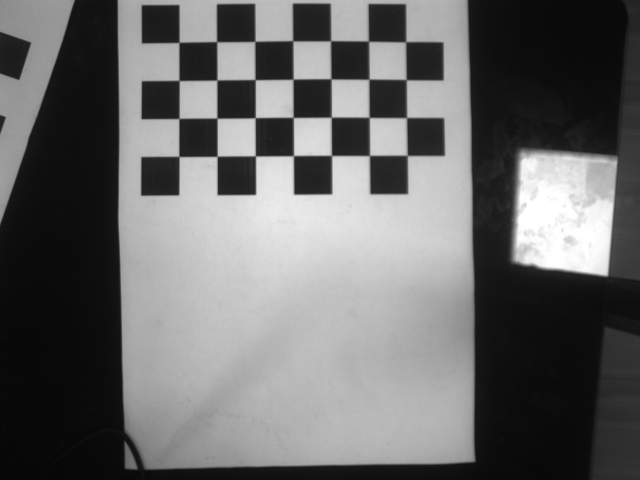
#> input picture Images/0.png, 640 x 480 px
$ python worldToPixelTest.py
#> lines starting #> are read from the running program, lines starting #| are printed output that depends on the picture
# worldToPixelTest.py

import logging
import cv2
import numpy as np
import copy

logging.basicConfig(level=logging.DEBUG, format='%(asctime)-15s %(levelname)s \t%(message)s')

def draw_crosshair(image, center, width, color):
    cv2.line(image, (center[0] - width//2, center[1]), (center[0] + width//2, center[1]), color, 2)
    cv2.line(image, (center[0], center[1] - width//2), (center[0], center[1] + width//2), color, 2)

image_filepath = "./Images/0.png"
features_mm_to_pixels_dict =  {(0., 0.): (178.97382,  42.35252, ),
                              (132.,   0.): (405.64944,  41.79083),
                              (132.,  66.): (407.20145, 155.39421),
                              (0., 66.): (178.95978, 156.45543)}
A = np.zeros((2 * len(features_mm_to_pixels_dict), 6), dtype=float)
b = np.zeros((2 * len(features_mm_to_pixels_dict), 1), dtype=float)
index = 0

for XY, xy in features_mm_to_pixels_dict.items():
    X = XY[0]
    Y = XY[1]
    x = xy[0]
    y = xy[1]
    A[2 * index, 0] = x
    A[2 * index, 1] = y
    A[2 * index, 2] = 1
    A[2 * index + 1, 3] = x
    A[2 * index + 1, 4] = y
    A[2 * index + 1, 5] = 1
    b[2 * index, 0] = X
    b[2 * index + 1, 0] = Y
    index += 1
# A @ x = b
x, residuals, rank, singular_values = np.linalg.lstsq(A, b, rcond=None)

pixels_to_mm_transformation_mtx = np.array([[x[0, 0], x[1, 0], x[2, 0]], [x[3, 0], x[4, 0], x[5, 0]], [0, 0, 1]])
logging.debug("main(): pixels_to_mm_transformation_mtx = \n{}".format(pixels_to_mm_transformation_mtx))

mm_to_pixels_transformation_mtx = np.linalg.inv(pixels_to_mm_transformation_mtx)

test_XY_2 = (132, 66, 1) # Nhap toa do test
test_xy_2 = mm_to_pixels_transformation_mtx @ test_XY_2
image = cv2.imread(image_filepath)
#> image is the input picture: shape (480, 640, 3); min 6, max 255, mean 104.9
annotated_img = copy.deepcopy(image)
draw_crosshair(annotated_img, (round(test_xy_2[0]), round(test_xy_2[1])), 60, (0, 0, 255))
#> in draw_crosshair, `cv2.line(image, (center[0], center[1] - width//2), (center[0], center[..`:
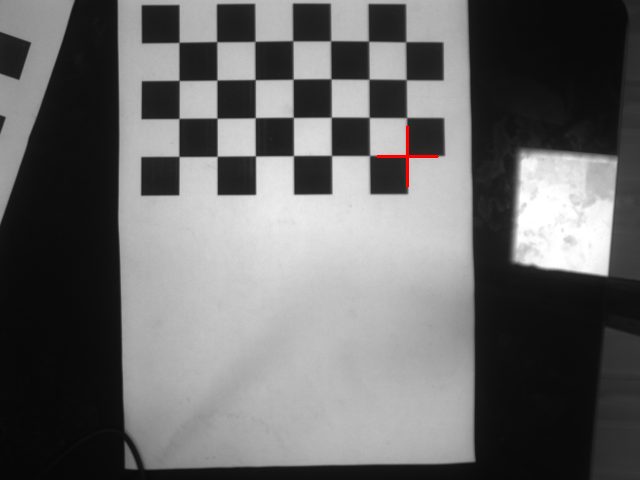
#> image: shape (480, 640, 3); mean B, G, R 104.8, 104.8, 105.1
cv2.imwrite("./outputs/annotated2.png", annotated_img)

$ run again, with Images/1.png copied over Images/0.png
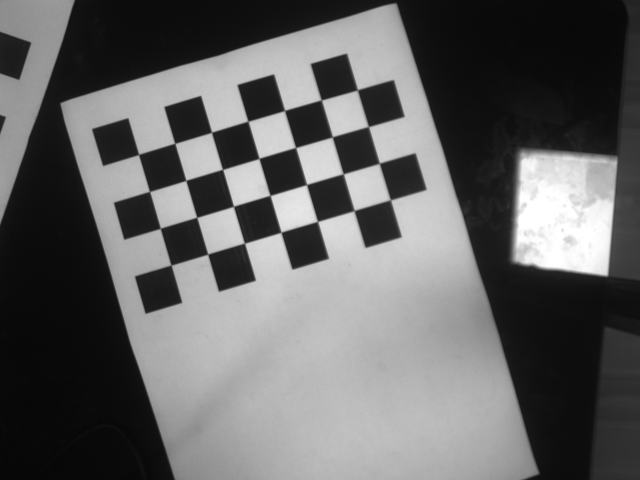
#> input picture Images/1.png, 640 x 480 px
#> image is the input picture: shape (480, 640, 3); min 6, max 255, mean 99.7
#> in draw_crosshair, `cv2.line(image, (center[0], center[1] - width//2), (center[0], center[..`:
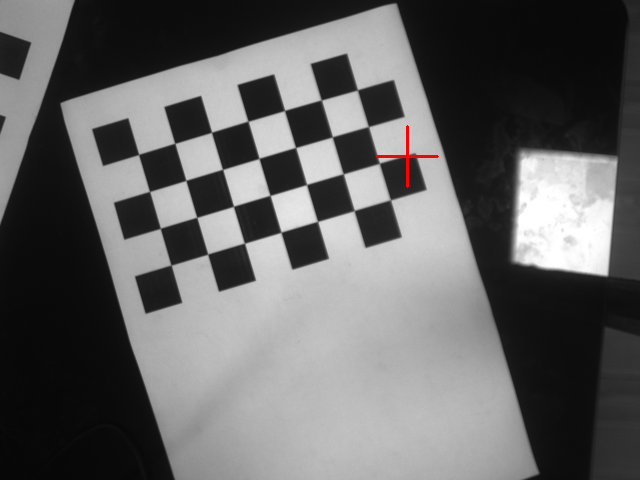
#> image: shape (480, 640, 3); mean B, G, R 99.6, 99.6, 99.9

$ run again, with Images/10.png copied over Images/0.png
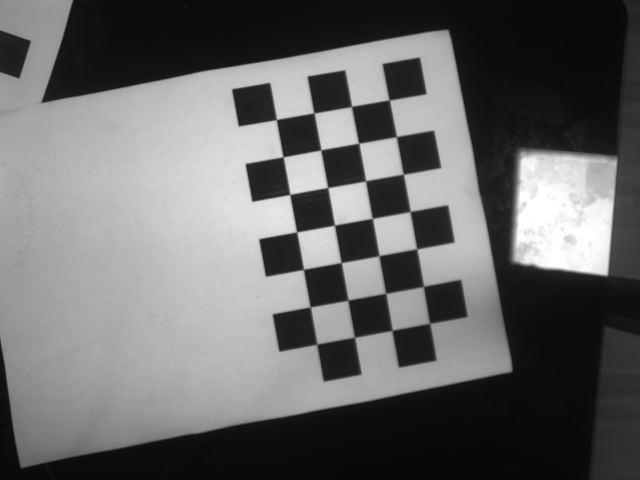
#> input picture Images/10.png, 640 x 480 px
#> image is the input picture: shape (480, 640, 3); min 6, max 255, mean 104.3
#> in draw_crosshair, `cv2.line(image, (center[0], center[1] - width//2), (center[0], center[..`:
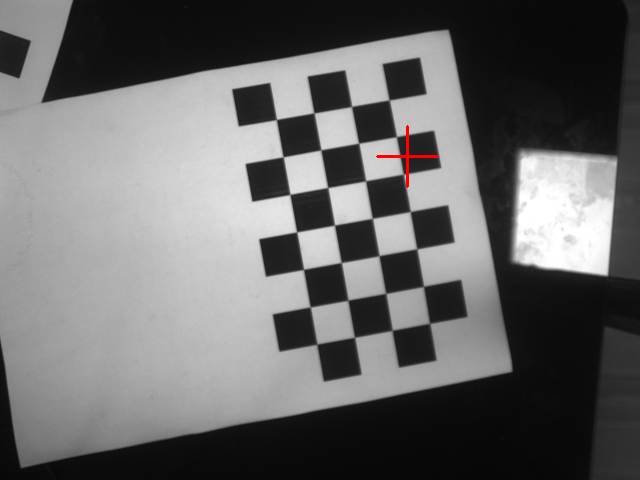
#> image: shape (480, 640, 3); mean B, G, R 104.2, 104.2, 104.5

$ run again, with Images/11.png copied over Images/0.png
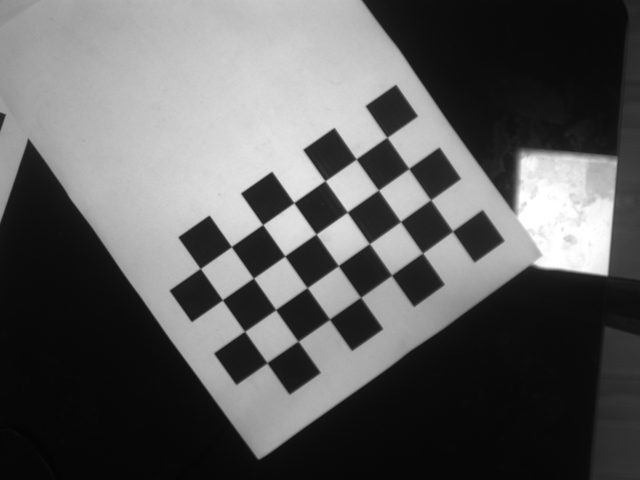
#> input picture Images/11.png, 640 x 480 px
#> image is the input picture: shape (480, 640, 3); min 3, max 255, mean 94.1
#> in draw_crosshair, `cv2.line(image, (center[0], center[1] - width//2), (center[0], center[..`:
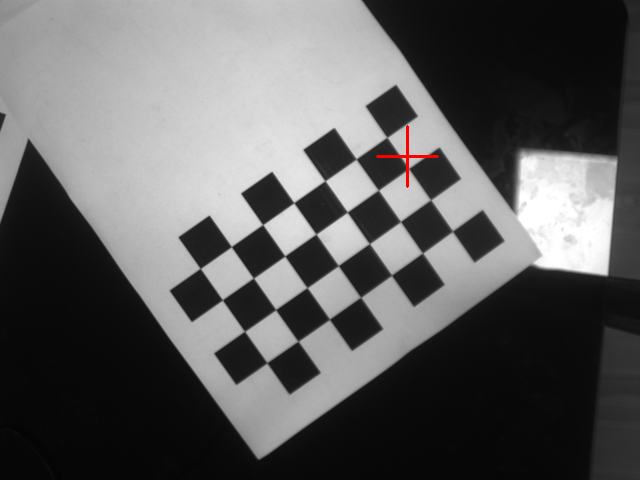
#> image: shape (480, 640, 3); mean B, G, R 93.9, 93.9, 94.2
